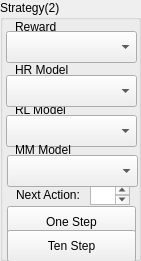
  <widget class="QGroupBox" name="strategyBox">
   <property name="geometry">
    <rect>
     <x>545</x>
     <y>98</y>
     <width>141</width>
     <height>261</height>
    </rect>
   </property>
   <property name="title">
    <string>Strategy(2)</string>
   </property>
   <widget class="QComboBox" name="reward_function_ComboBox">
    <property name="geometry">
     <rect>
      <x>6</x>
      <y>31</y>
      <width>131</width>
      <height>32</height>
     </rect>
    </property>
   </widget>
   <widget class="QLabel" name="label_31">
    <property name="geometry">
     <rect>
      <x>15</x>
      <y>22</y>
      <width>50</width>
      <height>10</height>
     </rect>
    </property>
    <property name="text">
     <string>Reward</string>
    </property>
   </widget>
   <widget class="QComboBox" name="rl_model_ComboBox">
    <property name="geometry">
     <rect>
      <x>6</x>
      <y>115</y>
      <width>131</width>
      <height>32</height>
     </rect>
    </property>
   </widget>
   <widget class="QLabel" name="label_32">
    <property name="geometry">
     <rect>
      <x>15</x>
      <y>105</y>
      <width>61</width>
      <height>10</height>
     </rect>
    </property>
    <property name="text">
     <string>RL Model</string>
    </property>
   </widget>
   <widget class="QPushButton" name="oneStepBtn">
    <property name="geometry">
     <rect>
      <x>7</x>
      <y>206</y>
      <width>129</width>
      <height>32</height>
     </rect>
    </property>
    <property name="text">
     <string>One Step</string>
    </property>
    <property name="shortcut">
     <string>0</string>
    </property>
   </widget>
   <widget class="QLabel" name="label_33">
    <property name="geometry">
     <rect>
      <x>16</x>
      <y>187</y>
      <width>81</width>
      <height>15</height>
     </rect>
    </property>
    <property name="text">
     <string>Next Action:</string>
    </property>
   </widget>
   <widget class="QTextBrowser" name="nextAction_Area">
    <property name="geometry">
     <rect>
      <x>90</x>
      <y>185</y>
      <width>40</width>
      <height>20</height>
     </rect>
    </property>
    <property name="font">
     <font>
      <pointsize>13</pointsize>
     </font>
    </property>
   </widget>
   <widget class="QComboBox" name="hr_model_ComboBox">
    <property name="geometry">
     <rect>
      <x>6</x>
      <y>75</y>
      <width>131</width>
      <height>32</height>
     </rect>
    </property>
   </widget>
   <widget class="QLabel" name="label_34">
    <property name="geometry">
     <rect>
      <x>15</x>
      <y>65</y>
      <width>61</width>
      <height>10</height>
     </rect>
    </property>
    <property name="text">
     <string>HR Model</string>
    </property>
   </widget>
   <widget class="QPushButton" name="tenStepBtn">
    <property name="geometry">
     <rect>
      <x>7</x>
      <y>230</y>
      <width>129</width>
      <height>32</height>
     </rect>
    </property>
    <property name="text">
     <string>Ten Step</string>
    </property>
    <property name="shortcut">
     <string>-</string>
    </property>
   </widget>
   <widget class="QLabel" name="label_35">
    <property name="geometry">
     <rect>
      <x>15</x>
      <y>145</y>
      <width>60</width>
      <height>10</height>
     </rect>
    </property>
    <property name="text">
     <string>MM Model</string>
    </property>
   </widget>
   <widget class="QComboBox" name="mm_model_ComboBox">
    <property name="geometry">
     <rect>
      <x>7</x>
      <y>155</y>
      <width>131</width>
      <height>32</height>
     </rect>
    </property>
   </widget>
  </widget>
